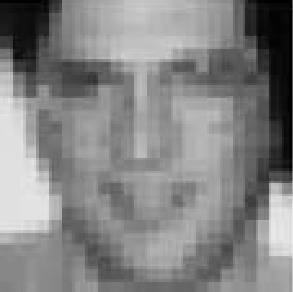
#> input picture introduction_to_machine_learning/images/gif_feature_extraction/face.png, 293 x 292 px
$ python feature_extraction.py
#> lines starting #> are read from the running program, lines starting #| are printed output that depends on the picture
from skimage.filters import gabor_kernel
from itertools import count
import matplotlib.pyplot as plt
from skimage.io import imread
from skimage.transform import resize
import PIL
import numpy as np
import os
import pathlib


path = pathlib.Path(__file__).parent
image = resize(imread(path / "face.png"), (26, 26), order=0).mean(axis=-1)/255
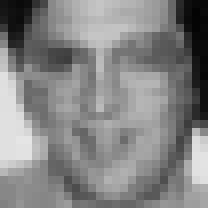
#> image: shape (26, 26) float64 (shown 8 times larger); min 0.0118, max 0.898, mean 0.518
filter = gabor_kernel(1/4, theta=0.25*np.pi, bandwidth=1, n_stds=3).astype(float)
filter /= np.abs(filter).max()


def applied(image: np.ndarray, filter: np.ndarray, x_offset: int, y_offset: int) -> tuple[np.ndarray, float]:
    mult = 0.
    img = image.copy()
    h, w = image.shape
    dh, dw = filter.shape
    for i in range(0, dh):
        for j in range(0, dw):
            y, x = y_offset + i - dh//2, x_offset + j - dw//2
            if 0 <= y < h and 0 <= x < w and 0 <= i < dh and 0 <= j < dw:
                mult += image[y, x] * filter[i, j]
                img[y, x] = (filter[i, j] + 1.) * 0.5
    return img, mult


f, axes = plt.subplots(figsize=[8, 4], ncols=2)
counter = count()
files = []
h, w = image.shape
#> h = 26; w = 26
dh, dw = filter.shape
result = np.full((h, w, 4), [int(round(0.5 * 255))] * 3 + [0], dtype="uint8")
for i in range(0, h):
    for j in range(0, w):
        ax1, ax2 = axes
        new_im, res = applied(image, filter, j, i)
        result[i, j, :] = [int(round((res+1) / 2 * 255))]*3 + [255]
        ax1.clear()
        ax2.clear()
        ax1.axis("off")
        ax2.axis("off")
        ax1.imshow(image, extent=(0, w, 0, h), cmap="gray", vmin=0, vmax=1)
        ax1.imshow(filter, extent=(j-dw//2, j+dw//2+1, h-(i-dh//2), h-(i+dh//2+1)), cmap="summer", vmin=-1, vmax=1)
        ax1.set_ylim([0, h])
        ax1.set_xlim([0, w])
        ax2.imshow(result)
        c = next(counter)
        if c % 2 == 1:
            file = f"image{c}.png"
#> (the run stopped early here; a loop or call above may not have finished)
